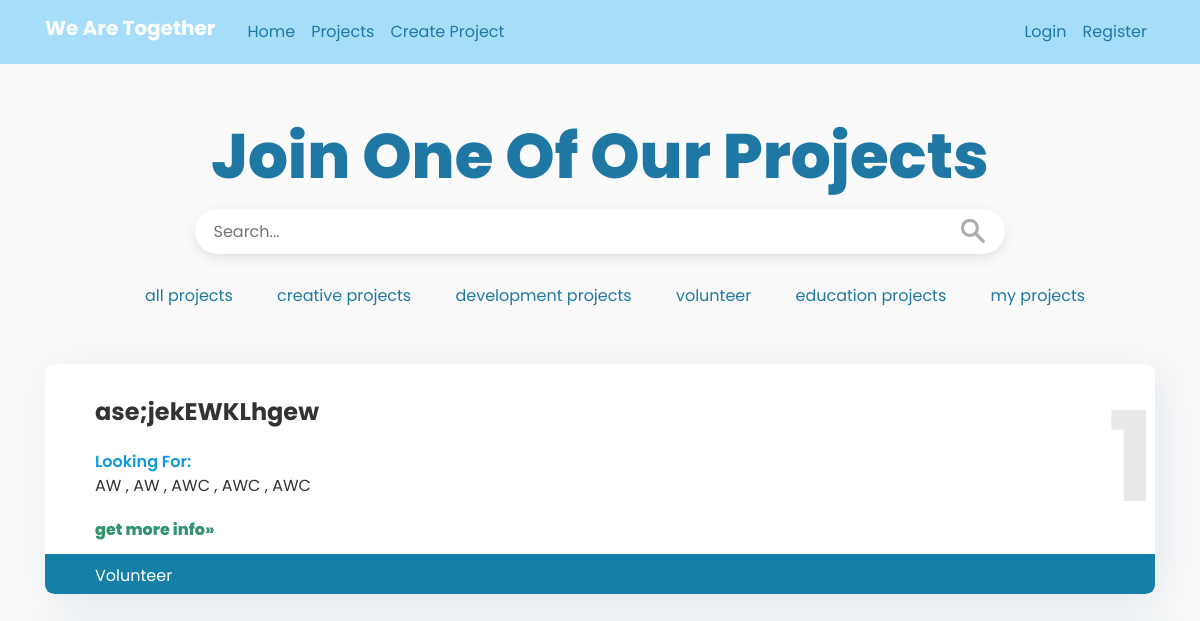
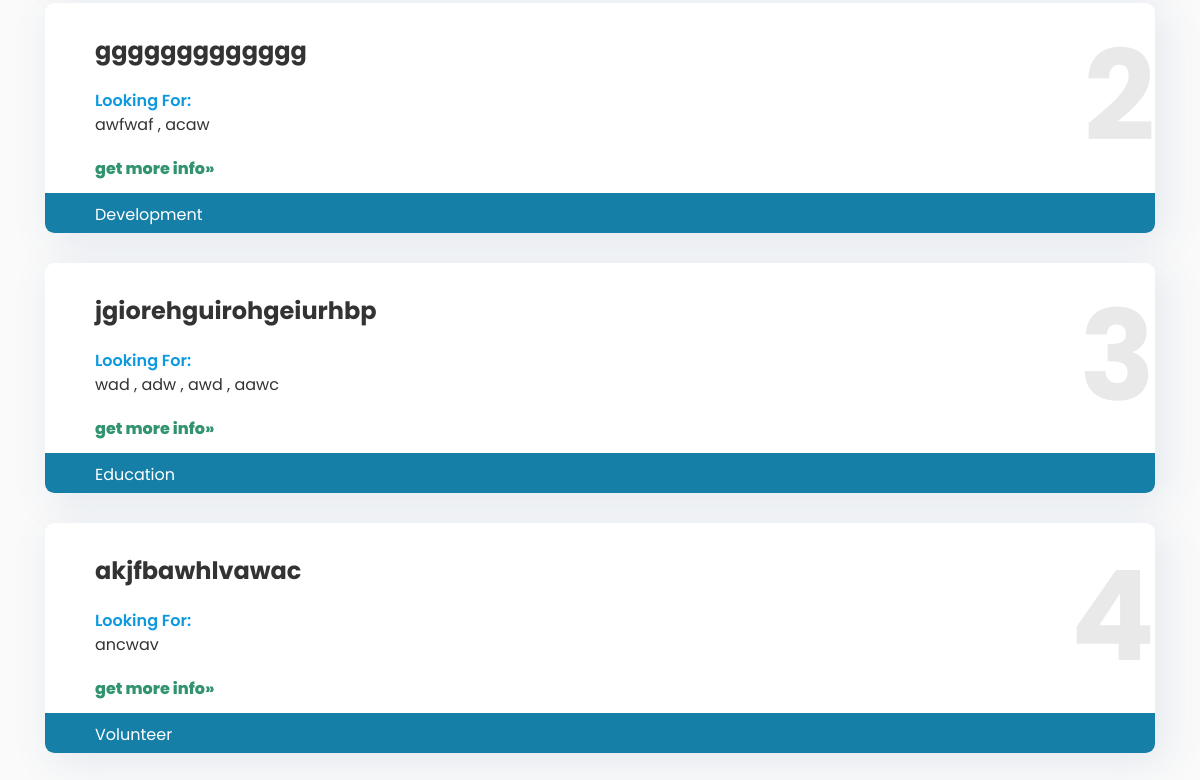
Page /projects on the earlier database version (2 pictures, top to bottom).
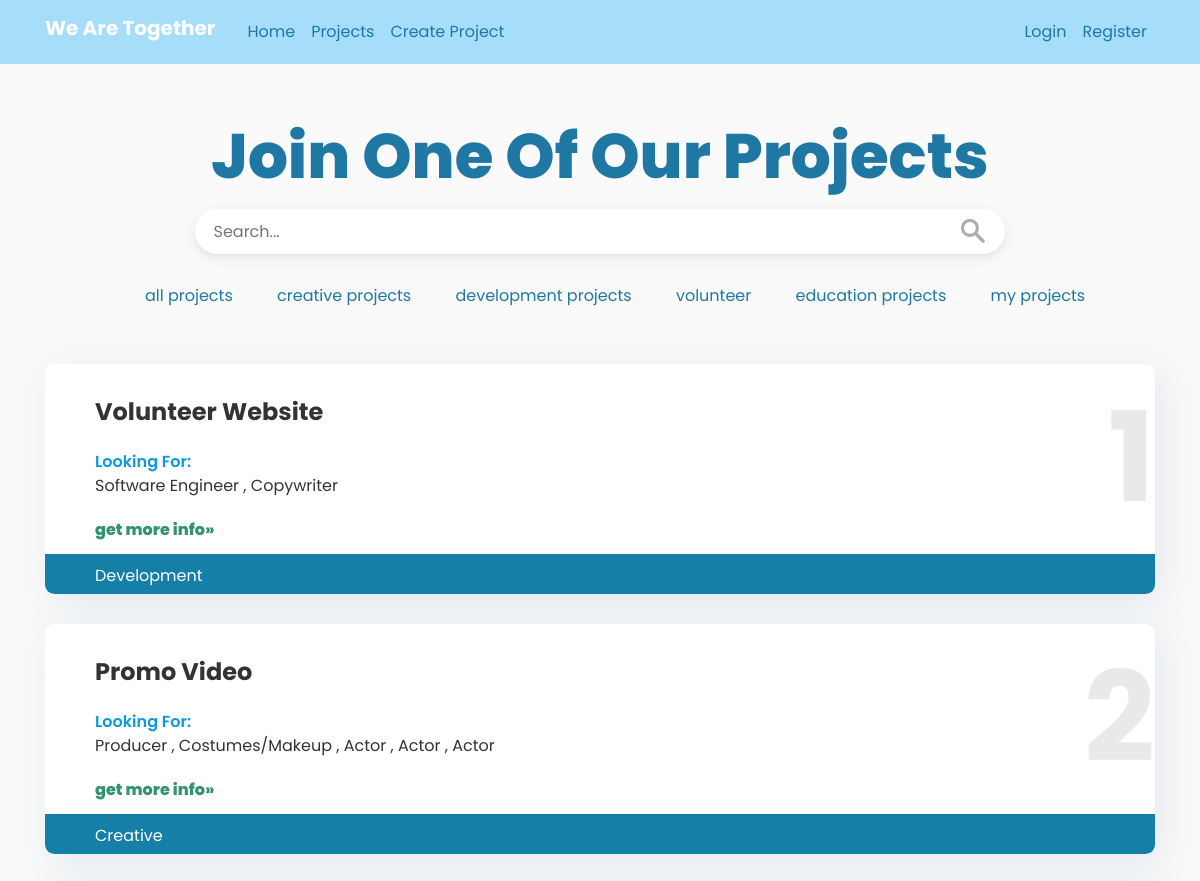
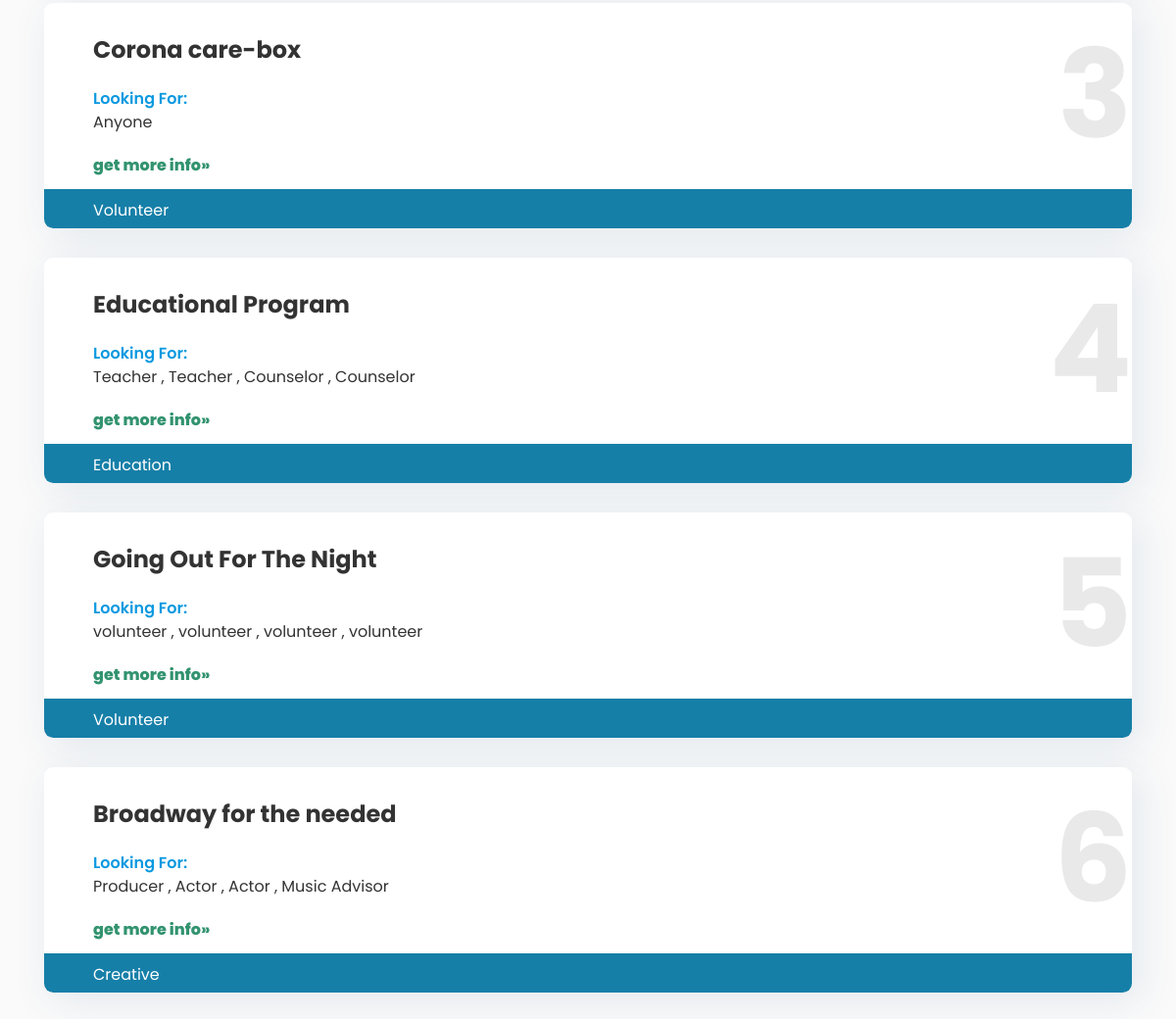
Same page on the later database version (2 pictures, top to bottom).
### we_are_together/models.py (models this page shows, shortened)
class Project(db.Model):
    id = db.Column(db.Integer, primary_key=True)
    project_name = db.Column(db.String(150), nullable=False)
    creation_date = db.Column(db.DateTime, nullable=False, default=datetime.utcnow)
    category = db.Column(db.Integer, nullable=False)
    description = db.Column(db.String(2000), nullable=False)
    need1 = db.Column(db.String(100), nullable=False)
    need2 = db.Column(db.String(100), nullable=True)
    need3 = db.Column(db.String(100), nullable=True)
    need4 = db.Column(db.String(100), nullable=True)
    need5 = db.Column(db.String(100), nullable=True)
    manager = db.Column(db.Integer, nullable=False)
    join1 = db.Column(db.Integer, nullable=True)
    join2 = db.Column(db.Integer, nullable=True)
    join3 = db.Column(db.Integer, nullable=True)
    join4 = db.Column(db.Integer, nullable=True)
    join5 = db.Column(db.Integer, nullable=True)

### we_are_together/routes.py (the view)
@app.route("/projects")
def projects():
    project_filter = request.args.get('project_filter', None)
    project_filter_by_str = request.args.get('project_filter_by_str', None)
    if project_filter == (0 or None):
        defined_projects = Project.query.all()
    else:
        defined_projects = Project.query.filter_by(category=project_filter)
    return render_template('projects.html', title='Projects', projects=defined_projects,
                           category_dict=category_dict)

### we_are_together/routes.py (called while the page is built)
@app.context_processor
def override_url_for():
    return dict(url_for=dated_url_for)

def dated_url_for(endpoint, **values):
    if endpoint == 'static':
        filename = values.get('filename', None)
        if filename:
            file_path = os.path.join(app.root_path,
                                     endpoint, filename)
            values['q'] = int(os.stat(file_path).st_mtime)
    return url_for(endpoint, **values)

### we_are_together/templates/projects.html
{% extends "layout.html" %}
{% block content %}
    <div>
        <br>
          <div id="title_div">
              <h1>Join One Of Our Projects</h1>
              <form role="search" id="form">
                  <div>
                      <input type="search" id="query" name="project_filter_by_str"
                       placeholder="Search..."
                       aria-label="Search through site content">
                      <button>
                          <img id="search_img" src="{{url_for('static', filename='search-icon-png-18.png')}}" alt="search">
                      </button>
                  </div>
            </form>
              <div id="nav_bar">
              <ul id="breadcrumb">
                  <li class="nav_li"><a
                          href="{{ url_for('projects')}}" id="clicked" >all projects</a></li>
                  <li class="nav_li"><a href="{{ url_for('projects', project_filter=4)}}" >creative projects</a></li>
                  <li class="nav_li"><a href="{{ url_for('projects', project_filter=1)}}" >development projects</a></li>
                  <li class="nav_li"><a href="{{ url_for('projects', project_filter=2)}}" >volunteer</a></li>
                  <li class="nav_li"><a href="{{ url_for('projects', project_filter=3)}}" >education projects</a></li>
                  <li class="nav_li"><a href="{{ url_for('projects', project_filter=5)}}" >my projects </a></li>
              </ul>
              </div>
          </div>
      </div>
    {% for project in projects %}
        <div id="div_projects">
            <div id="project_id">
                <div id="project_text">
                    <div class="project_title">{{ project.project_name }}</div>
                    <div class="looking">Looking For:</div>
                    <div class="positions">
                        {% if project.need1 %}
                        {{ project.need1 }}
                        {% endif %}
                        {% if project.need2 %}
                        {{", " + project.need2 }}
                        {% endif %}
                        {% if project.need3 %}
                        {{", " + project.need3 }}
                        {% endif %}
                        {% if project.need4 %}
                        {{", " + project.need4 }}
                        {% endif %}
                        {% if project.need5 %}
                        {{", " + project.need5 }}
                        {% endif %}
                    </div>
                    <div class="more_info"><a href="{{ url_for('view_project', project_id=project.id) }}">get more info&raquo;</a></div>
                </div>
                <div id="id">{{ project.id }}</div>
            </div>
            <div class="category">{{ category_dict[project.category] }}</div>
        </div>
    {% endfor %}
{% endblock content %}

### we_are_together/templates/layout.html (shortened to what this page needs)
<!DOCTYPE html>
<html>
<head>
    <link rel="stylesheet" href="https://maxcdn.bootstrapcdn.com/bootstrap/4.0.0/css/bootstrap.min.css">
    <link rel="stylesheet" type="text/css" href="{{ url_for('static', filename='main.css') }}">
</head>
<body>
    <header class="site-header" >
      <nav class="navbar navbar-expand-md navbar-dark bg-steel fixed-top"
           style="background:#a6ddf9;">
        <div class="container">
          <h6 class="navbar-brand mr-4" href="/"><b>We Are Together</b></h6>
          <div class="collapse navbar-collapse" id="navbarToggle">
            <div class="navbar-nav mr-auto">
              <a class="nav-item nav-link" style="color:#1F78A4" href="{{ url_for('home') }}">Home</a>
              <a class="nav-item nav-link" style="color:#1F78A4" href="{{ url_for('projects') }}">Projects</a>
              <a class="nav-item nav-link" style="color:#1F78A4" href="{{ url_for('create_project') }}">Create Project</a>
            </div>
            <div class="navbar-nav">
              {% if current_user.is_authenticated %}
                <a class="nav-item nav-link" style="color:#1F78A4" href="{{ url_for('logout') }}">Logout</a>
              {% else %}
                <a class="nav-item nav-link" style="color:#1F78A4" href="{{ url_for('login') }}">Login</a>
                <a class="nav-item nav-link" style="color:#1F78A4" href="{{ url_for('register') }}">Register</a>
              {% endif %}
            </div>
          </div>
        </div>
      </nav>
    </header>
    <main role="main" class="container">
      <div>
        <div>
          {% block content %}{% endblock %}
        </div>
      </div>
    </main>
</body>
</html>

### we_are_together/static/main.css (style rules this page uses)
html, body { font-family: 'Poppins'; margin: 0; }
body { background: #fafafa; color: #333333; margin-top: 5rem; }
h1, h2, h3, h4, h5, h6 { color: #444444; }
.bg-steel { background-color: #5f788a; }
.site-header .navbar-nav .nav-link { color: #cbd5db; }
#title_div { text-align: center; padding-bottom: 80px; margin: 0 auto; }
h1 { color: #1F78A4; font-family: Poppins; font-style: normal; font-weight: 800; font-size: 62.797px; line-height: 71.5%; flex: none; order: 0; flex-grow: 0; margin: 30px 0px; }
#form { width: 810px; height: 45px; border-radius: 5px; background: #FFFFFF; box-shadow: 0px 4px 4px rgba(51, 51, 51, 0.04), 0px 4px 16px rgba(51, 51, 51, 0.08); border-radius: 40px; margin: 0 auto; }
#query { all: unset; width: 90%; height: 100%; padding: 10px 10px; text-align: left; }
button { all: unset; cursor: pointer; width: 44px; height: 44px; float: right; }
#search_img { height: 24px; padding-right: 30px; }
#nav_bar { display: flex; flex-direction: row; float: left; margin: 30px auto; margin-left: 40px; }
ul { list-style-type: none; }
.nav_li { display: inline; }
.nav_li a { margin: 0px 20px; display: inline; text-align: center; color: #1F78A4; text-decoration: none; }
#clicked { text-decoration: none; }
#div_projects { margin: 30px auto; width: 100%; height: 230px; background: #FFFFFF; box-shadow: 7.76942px 7.76942px 38.8471px 2.33083px rgba(39, 92, 141, 0.1); border-radius: 9.32331px; }
.project_title { font-size: 24px; margin-top: 0; font-weight: 700; }
#project_text { padding-left: 50px; padding-top: 30px; float: left; margin-bottom: 12px; }
.looking { color: #0B99E0; font-weight: 600; padding-top: 20px; }
.more_info { margin-top: 20px; }
.more_info a { color: #32936F; font-weight: 800; }
.category { height: 40px; background: #167FA8; border-radius: 0 0 9.32331px 9.32331px ; padding: 10px 0 10px 50px; color: white; font-size: 16px; clear: both; }
#id { font-size: 125px; font-weight: 700; padding-top: 0; color: #E9E9E9; text-align: right; }

Differences in the rows shown:
changed Project id 1: project_name "ase;jekEWKLhgew" → "Volunteer Website"; need1 "AW" → "Software Engineer"; need2 ", AW" → ", Copywriter"; category "Volunteer" → "Development"; need3 ", AWC" → (not shown); need4 ", AWC" → (not shown); need5 ", AWC" → (not shown)
changed Project id 2: project_name "ggggggggggggg" → "Promo Video"; need1 "awfwaf" → "Producer"; need2 ", acaw" → ", Costumes/Makeup"; need3 (not shown) → ", Actor"; need4 (not shown) → ", Actor"; need5 (not shown) → ", Actor"; category "Development" → "Creative"
changed Project id 3: project_name "jgiorehguirohgeiurhbp" → "Corona care-box"; need1 "wad" → "Anyone"; category "Education" → "Volunteer"; need2 ", adw" → (not shown); need3 ", awd" → (not shown); need4 ", aawc" → (not shown)
changed Project id 4: project_name "akjfbawhlvawac" → "Educational Program"; need1 "ancwav" → "Teacher"; need2 (not shown) → ", Teacher"; need3 (not shown) → ", Counselor"; need4 (not shown) → ", Counselor"; category "Volunteer" → "Education"
added Project: project_name "Going Out For The Night", need1 "volunteer", need2 ", volunteer", need3 ", volunteer", need4 ", volunteer", id "5", category "Volunteer"
added Project: project_name "Broadway for the needed", need1 "Producer", need2 ", Actor", need3 ", Actor", need4 ", Music Advisor", id "6", category "Creative"
